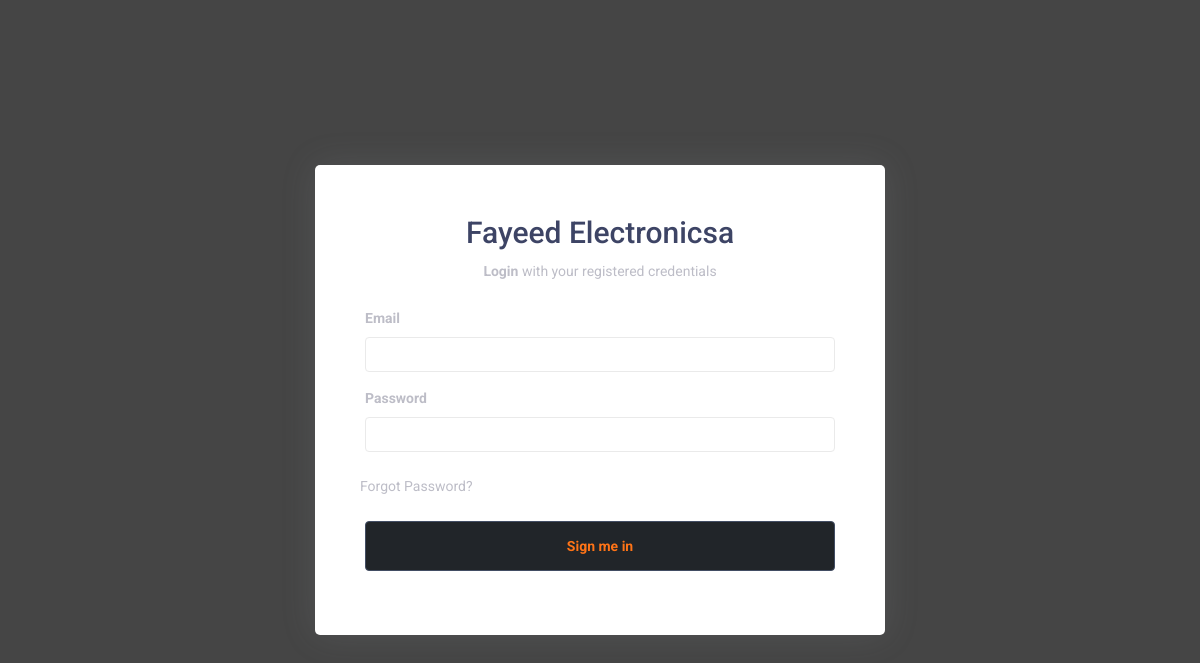
Page /login-user.php on the earlier database version.
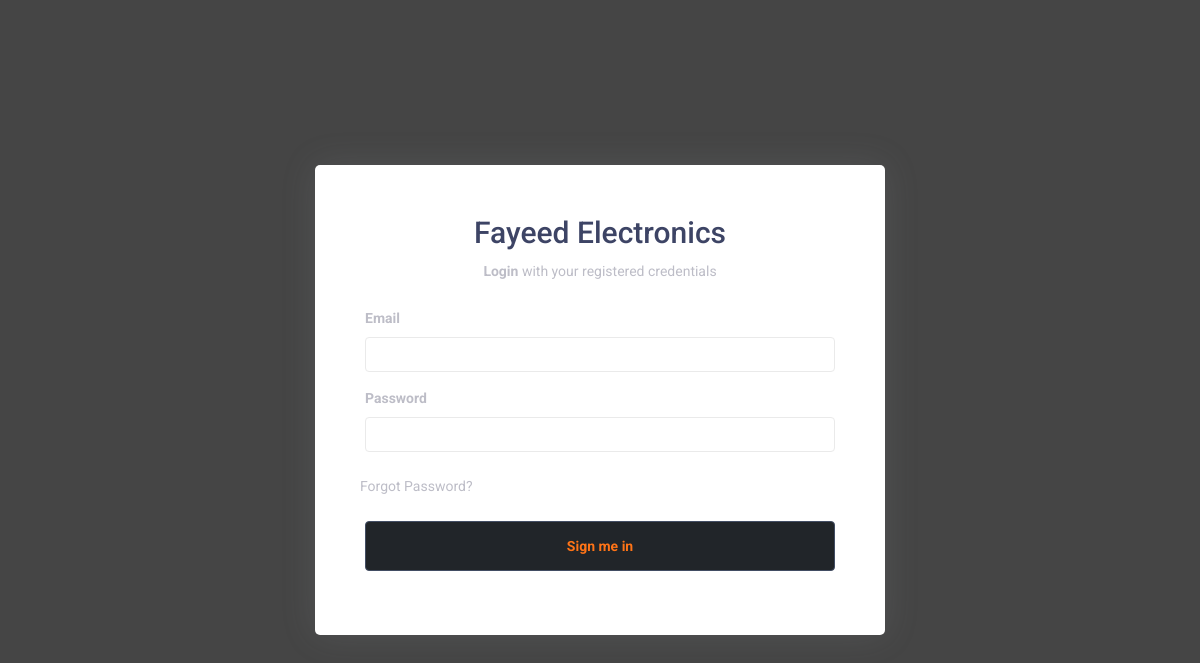
Same page on the later database version.
### tables this page shows
CREATE TABLE `settings` (
  `SettingsId` int(11) NOT NULL,
  `System_Name` varchar(255) NOT NULL,
  `System_Email` varchar(255) NOT NULL,
  `System_number` varchar(255) NOT NULL,
  `Smtp_email` varchar(255) NOT NULL,
  `Smatp_password` varchar(255) NOT NULL,
  `Smtp_Provider` varchar(255) NOT NULL,
  `Smtp_port` varchar(25) NOT NULL,
  `System_link` varchar(100) NOT NULL,
  `product_control` int(11) NOT NULL,
  `latetimein_morning` varchar(30) NOT NULL,
  `latetimein_afternoon` varchar(30) NOT NULL
);

### login-user.php (the view, shortened to what this page needs)
<?php require_once "controllerUserData.php";
$set =mysqli_query($con,"SELECT * FROM settings;");
$settings = mysqli_fetch_assoc($set);
$adminCheckQuery = "SELECT * FROM users WHERE roles = 1";
$adminCheckResult = mysqli_query($con, $adminCheckQuery);
$adminExists = mysqli_num_rows($adminCheckResult) > 0;
?>
<!DOCTYPE html>
<html lang="en" class="h-100">
<head>
    <link href="css/style.css" rel="stylesheet">
    <link rel="stylesheet" href="https://cdn.jsdelivr.net/npm/sweetalert2@11.7.20/dist/sweetalert2.min.css">
    <link rel="stylesheet" href="https://cdn.jsdelivr.net/npm/@sweetalert2/theme-dark@4/dark.css">
</head>
<body class="h-100">
    <div class="authincation h-100">
        <div class="container-fluid h-100 bg-dark">
            <div class="row justify-content-center h-100 align-items-center">
                <div class="col-md-6">
                    <div class="authincation-content">
                        <div class="row no-gutters">
                            <div class="col-xl-12">
                                <div class="auth-form">
                                <h2 class="text-center"><?php echo $settings['System_Name']?></h2>
                                <?php if (!$adminExists) { ?>
                                    <h4 class="text-center mb-4"><b>Login</b> as New Administrator</h4>
                                    <?php if(count($errors) > 0){ ?>
                                            <div class="alert alert-danger text-center">
                                                <?php foreach($errors as $showerror){
                                                            echo $showerror;
                                                    }
                                                ?>
                                            </div>
                                            <?php
                                        }
                                    ?>
                                    <form action="login-user.php" method="POST" autocomplete="">
                                        <div class="form-group">
                                            <label><strong>Email</strong></label>
                                            <input type="email" class="form-control" name="email">
                                        </div>
                                        <div class="form-group">
                                            <label><strong>Password</strong></label>
                                            <input type="password" class="form-control" name="password">
                                        </div>
                                        <div class="form-row d-flex justify-content-between mt-4 mb-2">
                                            <div class="form-group">
                                                <a href="forgot-password.php">Forgot Password?</a>
                                            </div>
                                        </div>
                                        <div class="text-center">
                                            <button type="submit" class="btn btn-primary btn-block fs-100" name="login-as-admin">Register Admin</button>
                                        </div>
                                    </form>
                                <?php } else { ?>
                                    <p class="text-center mb-4"><b>Login</b> with your registered credentials</p>
                                    <form action="login-user.php" method="POST" autocomplete="">
                                        <div class="form-group">
                                            <label><strong>Email</strong></label>
                                            <input type="email" class="form-control" name="email">
                                        </div>
                                        <div class="form-group">
                                            <label><strong>Password</strong></label>
                                            <input type="password" class="form-control" name="password">
                                        </div>
                                        <div class="form-row d-flex justify-content-between mt-4 mb-2">
                                            <div class="form-group">
                                                <a href="forgot-password.php">Forgot Password?</a>
                                            </div>
                                        </div>
                                        <div class="text-center">
                                            <button type="submit" class="btn btn-primary btn-block fs-100" name="login" value="Login">Sign me in</button>
                                        </div>
                                    </form>
                                <?php } ?>
                                </div>
                            </div>
                        </div>
                    </div>
                </div>
            </div>
        </div>
    </div>
</body>
</html>

Differences in the rows shown:
changed settings: System_Name "Fayeed Electronicsa" → "Fayeed Electronics"
